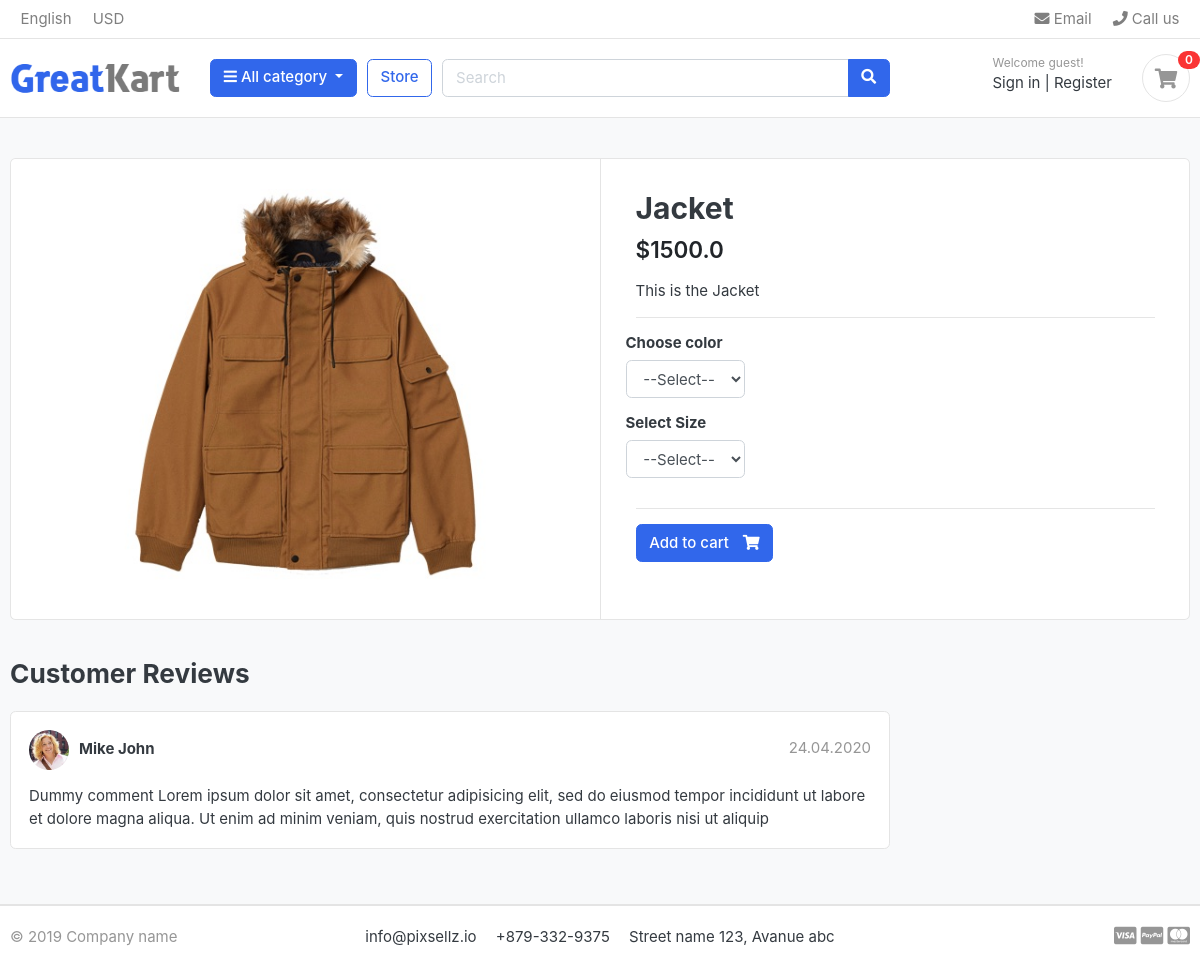
The page /store/category/cloths/jacket on the database its author committed.
### apps/store/models.py (models this page shows, shortened)
class Product(models.Model):
    product_name = models.CharField(max_length=200, unique=True)
    slug = models.SlugField(max_length=200, unique=True)
    description = models.TextField(max_length=500, blank=True)
    price = models.FloatField()
    image = models.ImageField(upload_to="photos/products")
    stock = models.IntegerField()
    is_available = models.BooleanField(default=True)
    category = models.ForeignKey(Category, on_delete=models.CASCADE)
    created_date = models.DateTimeField(auto_now_add=True)
    modified_date = models.DateTimeField(auto_now=True)

### apps/store/views.py (the view)
def product_detail(request, category_slug, product_slug):
    try:
        single_product = Product.objects.get(
            category__slug=category_slug, slug=product_slug
        )
        in_cart = CartItem.objects.filter(
            cart__cart_id=_cart_id(request), product=single_product
        ).exists()
    except Exception as e:
        raise e
    return render(
        request,
        "store/product_detail.html",
        context={"single_product": single_product, "in_cart": in_cart},
    )

### apps/cart/views.py (called while the page is built)
def _cart_id(request):
    return request.session.session_key or request.session.create()

### apps/category/context_processors.py (called while the page is built)
def menu_links(request):
    links = Category.objects.all()
    try:
        cart = Cart.objects.get(cart_id=_cart_id(request))
        cart_item_count = CartItem.objects.filter(cart=cart).count()
    except Cart.DoesNotExist:
        cart_item_count = 0
    return dict(links=links, cart_item_count=cart_item_count)

### apps/category/models.py (called while the page is built)
    def get_url(self):
        return reverse("product_with_category", args=[self.slug])

### apps/store/models.py (called while the page is built)
    def colors(self):
        return super(VariationManager, self).filter(
            variation_category="color", is_active=True
        )

    def sizes(self):
        return super(VariationManager, self).filter(
            variation_category="size", is_active=True
        )

### templates/store/product_detail.html (shortened to what this page needs)
{% extends "base.html" %}
{% load static %}
{% block body_content %}
<section class="section-content padding-y bg">
	<div class="container">
		<div class="card">
			<div class="row no-gutters">
				<aside class="col-md-6">
					<article class="gallery-wrap">
						<div class="img-big-wrap">
							<a href="#"><img src="{{single_product.image.url}}"></a>
						</div>
					</article>
				</aside>
				<main class="col-md-6 border-left">
					<form action="{% url 'add_cart' single_product.id %}" method="POST">
						<article class="content-body">
							<h2 class="title">{{single_product.product_name}}</h2>
							<div class="mb-3">
								<var class="price h4">${{single_product.price}}</var>
							</div>
							<p>{{single_product.description}}</p>
							<hr>
							<div class="row">
								<div class="item-option-select">
									<h6>Choose color</h6>
									<select name="color" class="form-control">
										<option value="" disabled selected>--Select--</option>
									</select>
								</div>
							</div>
							<div class="row">
								<div class="item-option-select">
									<h6>Select Size</h6>
									<select name="size" class="form-control">
										<option value="" disabled selected>--Select--</option>
									</select>
								</div>
							</div>
							<hr>
							{% if single_product.stock <= 0 %}
							<h5 class="text-danger">Out of stock</h5>
							{% else %}
							<button type="submit" class="btn  btn-primary"><span
									class="text">Add to cart</span> <i class="fas fa-shopping-cart"></i></a>
							{% endif %}
						</article>
					</form>
				</main>
			</div>
		</div>
		<br>
		<div class="row">
			<div class="col-md-9">
				<header class="section-heading">
					<h3>Customer Reviews </h3>
				</header>
				<article class="box mb-3">
					<div class="icontext w-100">
						<img src="{% static './images/avatars/avatar1.jpg' %}" class="img-xs icon rounded-circle">
						<div class="text">
							<span class="date text-muted float-md-right">24.04.2020 </span>
							<h6 class="mb-1">Mike John </h6>
						</div>
					</div>
					<div class="mt-3">
						<p>
							Dummy comment Lorem ipsum dolor sit amet, consectetur adipisicing elit, sed do eiusmod
							tempor incididunt ut labore et dolore magna aliqua. Ut enim ad minim veniam,
							quis nostrud exercitation ullamco laboris nisi ut aliquip
						</p>
					</div>
				</article>
			</div>
		</div>
	</div>
</section>
{% endblock %}

### static/css/ui.css (style rules this page uses)
html { font-family: "Inter", sans-serif; font-size: 15px; }
.content-body { flex: 1 1 auto; padding: 2rem 2.3rem; }
.img-xs, .img-sm, .img-md, .img-lg { -o-object-fit: cover; object-fit: cover; flex-shrink: 0; flex-grow: 0; }
.img-xs { width: 40px; height: 40px; }
.padding-y { padding-top: 40px; padding-bottom: 40px; }
var { font-style: normal; }
article:after, .form-group:after { display: block; clear: both; content: ""; }
.bg { background-color: #f8f9fa; }
.section-heading { margin-bottom: 20px; margin-top: 15px; }
p:last-child { margin-bottom: 0; }
.btn .text + i { margin-left: 10px; }
.icontext { display: inline-flex; align-items: center; vertical-align: middle; }
.icontext .text { width: 100%; line-height: 1.2; }
.icontext .icon { position: relative; margin-right: 10px; flex-shrink: 0; flex-grow: 0; }
.price { font-weight: 600; color: #212529; }
.box { padding: 18px; background: #fff; border-radius: 0.37rem; border: 1px solid #e4e4e4; }
.box img { max-width: 100%; }
.gallery-wrap .img-big-wrap { margin-bottom: 10px; border-radius: 0.37rem; overflow: hidden; background-color: #fff; }
.gallery-wrap .img-big-wrap a { text-align: center; display: block; }
.gallery-wrap .img-big-wrap img { height: 450px; width: auto; display: inline-block; }
.item-option-select { margin-bottom: 1rem; display: inline-block; margin-right: 15px; }

### rows shown on the page
Product: image (picture), product_name "Jacket", price "1500.0", description "This is the Jacket"

### other values the page prints
{{ cart_item_count }} "0"
